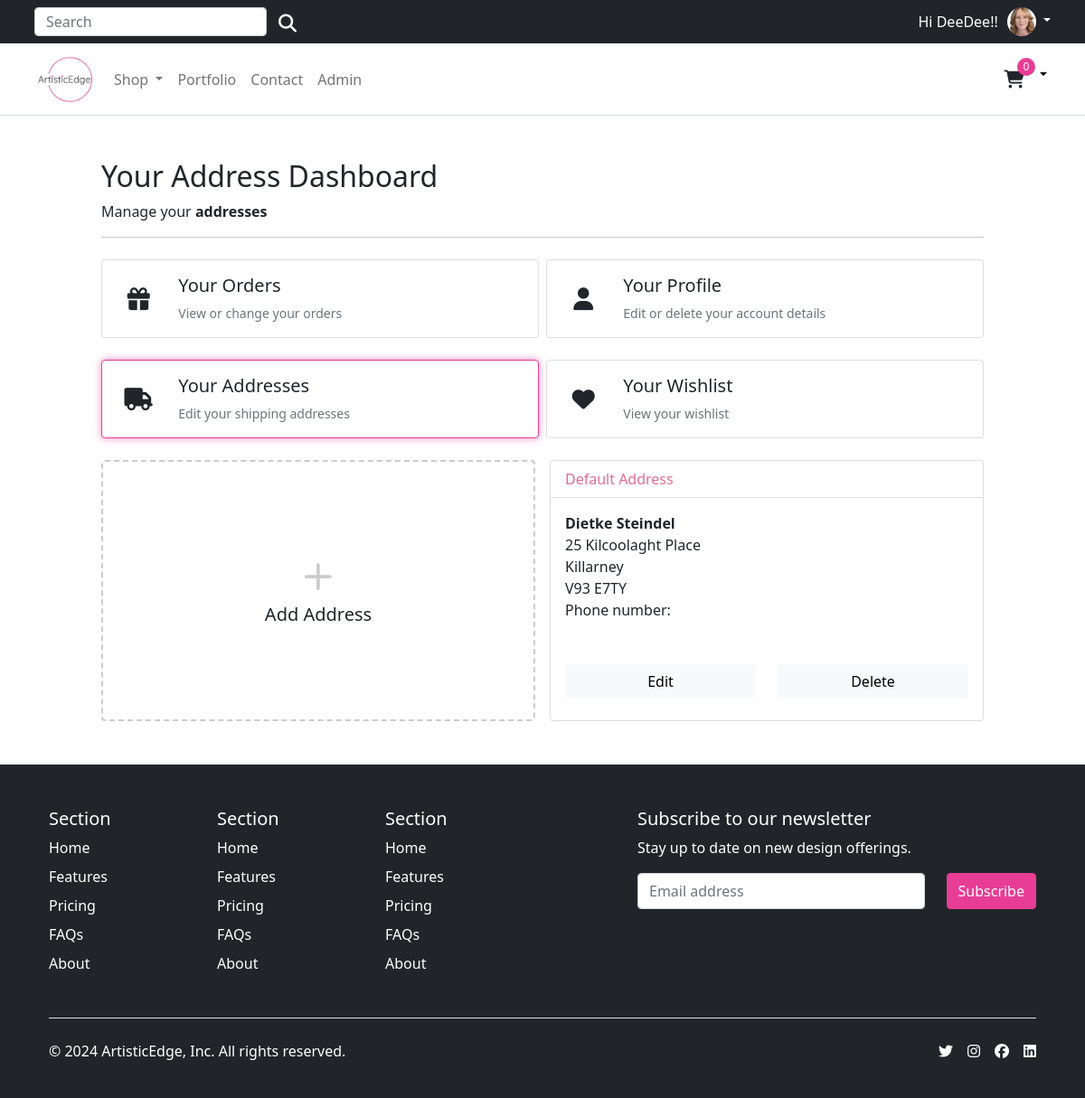
/account/addresses/ (signed in), run on the app's committed database.
### account/models.py (models this page shows, shortened)
class Customer(AbstractBaseUser, PermissionsMixin):
    email = models.EmailField(_('email address'), unique=True)
    name = models.CharField(max_length=150)
    mobile = models.CharField(max_length=20, blank=True)
    profile_image = models.ImageField(_('profile image'), upload_to='profile_images/', null=True, blank=True)
    is_active = models.BooleanField(default=False)
    is_staff = models.BooleanField(default=False)
    created = models.DateTimeField(auto_now_add=True)
    updated = models.DateTimeField(auto_now=True)
    objects = CustomAccountManager()
    USERNAME_FIELD = 'email'
    REQUIRED_FIELDS = ['name']
    class Meta:
        verbose_name = "Accounts"
        verbose_name_plural = "Accounts"

class Address(models.Model):
    id = models.UUIDField(primary_key=True, default=uuid.uuid4, editable=False)
    customer = models.ForeignKey(Customer, verbose_name=_("Customer"), on_delete=models.CASCADE)
    full_name = models.CharField(_("Full Name"), max_length=150)
    phone = models.CharField(_("Phone Number"), max_length=50)
    address_line = models.CharField(_("Address Line 1"), max_length=255)
    address_line2 = models.CharField(_("Address Line 2"), max_length=255)
    town_city = models.CharField(_("City, State"), max_length=150)
    country = models.CharField(_("Country"), max_length=200, null=True, blank=True, choices=[('', 'Select Country')] + list(CountryField().choices))
    postcode = models.CharField(_("Postcode"), max_length=50)
    created_at = models.DateTimeField(_("Created at"), auto_now_add=True)
    updated_at = models.DateTimeField(_("Updated at"), auto_now=True)
    default = models.BooleanField(_("Default"), default=False)
    class Meta:
        verbose_name = "Address"
        verbose_name_plural = "Addresses"

### account/views.py (the view)
# urls.py: path("addresses/", views.view_address, name="addresses"),
@login_required
def view_address(request):
    addresses = Address.objects.filter(customer=request.user)
    return render(request, "account/user/addresses.html", {"addresses": addresses})

### templates/account/user/addresses.html (shortened to what this page needs)
{% extends "../../base.html" %}
{% load static %}
{% block content %}
<div class="container" style="max-width: 1000px">
    <div class="col-12">
      <h1 class="h2">Your Address Dashboard</h1>
    </div>
    <div class="col-12 d-flex justify-content-between">
        <div>Manage your <b>addresses</b></div>
    </div>
    <hr />
    <div class="row row-cols-1 row-cols-sm-2 row-cols-md-2 g-2 pt-2">
      <div class="col">
        <a href="{% url "account:dashboard" %}" class="text-reset text-decoration-none" role="button" style="max-width: 540px;">
        <div id="ordersCard" class="card mb-3">
          <div class="row g-0">
            <div class="col-2 position-relative">
                <i class="fa-solid fa-gift position-absolute top-50 start-50 translate-middle" style="font-size: 25px;"></i>
            </div>
            <div class="col-10">
              <div class="card-body ps-0 ps-md-1">
                <h1 class="h5">Your Orders</h1>
                <p class="card-text small text-muted">View or change your orders</p>
              </div>
            </div>
          </div>
        </div>
        </a>
      </div>
      <div class="col">
        <a href="{% url "account:edit_details" %}" class="text-reset text-decoration-none" role="button" style="max-width: 540px;">
        <div id="profileCard" class="card mb-3">
          <div class="row g-0">
            <div class="col-2 position-relative">
                <i class="fa-solid fa-user position-absolute top-50 start-50 translate-middle" style="font-size: 25px;"></i>
            </div>
            <div class="col-10">
              <div class="card-body ps-0 ps-md-1">
                <h1 class="h5">Your Profile</h1>
                <p class="card-text small text-muted">Edit or delete your account details</p>
              </div>
            </div>
          </div>
        </div>
        </a>
      </div>
      <div class="col">
        <a href="{% url "account:addresses" %}" class="text-reset text-decoration-none" role="button" style="max-width: 540px;">
        <div id="addressesCard" class="card mb-3">
          <div class="row g-0">
            <div class="col-2 position-relative">
                <i class="fa-solid fa-truck position-absolute top-50 start-50 translate-middle" style="font-size: 25px;"></i>
            </div>
            <div class="col-10">
              <div class="card-body ps-0 ps-md-1">
                <h1 class="h5">Your Addresses</h1>
                <p class="card-text small text-muted">Edit your shipping addresses</p>
              </div>
            </div>
          </div>
        </div>
        </a>
    </div>
    <div class="col">
        <a href="{% url "account:wishlist" %}" class="text-reset text-decoration-none" role="button" style="max-width: 540px;">
        <div id="wishlistCard" class="card mb-3">
          <div class="row g-0">
            <div class="col-2 position-relative">
              <i class="fa-solid fa-heart position-absolute top-50 start-50 translate-middle" style="font-size: 25px;"></i>
            </div>
            <div class="col-10">
              <div class="card-body ps-0 ps-md-1">
                <h1 class="h5">Your Wishlist</h1>
                <p class="card-text small text-muted">View your wishlist</p>
              </div>
            </div>
          </div>
        </div>
        </a>
      </div>
</div>
<div class="container px-0 pt-2">
    <div class="row row-cols-1 row-cols-md-2 g-3">
        <div class="col">
        <a href="{% url "account:add_address" %}" class="text-reset text-decoration-none" role="button"
            style="max-width: 540px;">
            <div class="card mb-3 h-100 btn" style="border: dashed 2px #ccc;">
            <div class="row g-0 h-100">
                <div class="col-12" style="min-height:100px">
                <div class="card-body text-center position-absolute top-50 start-50 translate-middle">
                    <svg style="color:#ccc;" xmlns="http://www.w3.org/2000/svg" width="60" height="60" fill="currentColor"
                    class="bi bi-plus" viewBox="0 0 16 16">
                    <path
                        d="M8 4a.5.5 0 0 1 .5.5v3h3a.5.5 0 0 1 0 1h-3v3a.5.5 0 0 1-1 0v-3h-3a.5.5 0 0 1 0-1h3v-3A.5.5 0 0 1 8 4z" />
                    </svg>
                    <h1 class="h5">Add Address</h1>
                </div>
                </div>
            </div>
            </div>
        </a>
        </div>
        {% for address in addresses %}
        <div class="col">
        <div class="card">
            <div class="card-header bg-white text-pink">
            {% if address.default %}
              Default Address
            {% endif %}
            </div>
            <div class="card-body p-3">
              <p class="card-text m-0 fw-bold">{{address.full_name}}</p>
              <p class="card-text m-0">{{address.address_line}}</p>
              <p class="card-text m-0">{{address.town_city}}</p>
              <p class="card-text m-0">{{address.postcode}}</p>
              <p class="card-text m-0">Phone number: {{address.phone}}</p>
              <div class="pt-5 row">
                <div class="col-12 col-md-6 mb-2">
                  <a href="{% url 'account:edit_address' address.id %}" class="col-12 btn btn-light">Edit</a>
                </div>
                <div class="col-12 col-md-6 mb-2">
                  <a href="{% url 'account:delete_address' address.id %}" class="col-12 btn btn-light">Delete</a>
                </div>
              </div>
            </div>
        </div>
        </div>
        {% endfor %}
    </div>
</div>
{% endblock %}

### templates/base.html (shortened to what this page needs)
{% load static %}
<!DOCTYPE html>
<html lang="en">
<head>
  {% block corecss %}
    <link href="https://cdn.jsdelivr.net/npm/bootstrap@5.0.0-beta1/dist/css/bootstrap.min.css" rel="stylesheet">
    <link rel="stylesheet" href="https://code.jquery.com/ui/1.13.1/themes/base/jquery-ui.css">
    <link rel="stylesheet" href="{% static 'css/style.css' %}">
  {% endblock%}
</head>
<body>
    <div class="top-banner-container bg-dark">
      <div class="top-banner container bg-dark">
        <div class="d-flex align-items-left flex-grow-1">
          <form class="d-md-flex d-none search-form" method="GET" action="{% url 'store:all_products' %}">
            <input class="form-control top-search-bar" type="search" name="q" placeholder="Search" aria-label="Search">
            <button class="btn search-button" type="submit"><i class="fas fa-search text-white" aria-hidden="true"></i></button>
          </form>
        </div>
        {% if request.user.is_authenticated %}
          <span class="greeting-text">
            Hi {{ request.user.name }}!
          </span>
          <div class="dropdown text-end">
            <a href="#" class="d-block link-body-emphasis text-decoration-none dropdown-toggle" data-bs-toggle="dropdown" aria-expanded="false">
              {% if request.user.profile_image %}
                <img src="{{ request.user.profile_image.url }}" alt="{{ request.user.name }}" width="32" height="32" class="rounded-circle">
              {% else %}
                {% comment %} Default profile image if user has not uploaded one {% endcomment %}
                <img src="{% static 'images/default_profile.png' %}" alt="Default Profile Image" width="32" height="32" class="rounded-circle">
              {% endif %}
            </a>
          </div>
        {% else %}
          <a href="{% url 'account:login' %}">Sign in</a>&nbsp;<span class="text-muted"> or</span>&nbsp;<a href="{% url 'account:register' %}">Register</a>
        {% endif %}
      </div>
    </div>
    <header>
      <nav class="navbar navbar-expand-md navbar-light bg-white border-bottom">
        <div class="container">
          <div class="d-flex w-100 navbar-collapse">
            <a class="navbar-brand d-none d-md-block" href="/">
              <img src="{% static 'images/logo.png' %}" height="60">
            </a>
            <ul class="navbar-nav me-auto mb-2 mb-md-0">
              <li class="nav-item dropdown">
                <a class="nav-link dropdown-toggle d-none d-md-block fw500" href="#" id="navbarDropdown" role="button"
                  data-bs-toggle="dropdown" aria-expanded="false">
                  Shop
                </a>
              </li>
              <li class="nav-item">
                <a class="nav-link d-none d-md-block fw500" href="{% url 'store:portfolio' %}" aria-expanded="false">
                  Portfolio
                </a>
              </li>
              <li class="nav-item">
                <a class="nav-link d-none d-md-block fw500" href="{% url 'store:all_products' %}#contact-form-section" aria-expanded="false">
                  Contact
                </a>
              </li>
              {% if request.user.is_authenticated and request.user.is_staff %}
              <li class="nav-item">
                <a class="nav-link d-none d-md-block fw500" href="{% url 'admin:index' %}" target="_blank">Admin</a>
              </li>
              {% endif %}
            </ul>
            <div class="dropdown text-end d-flex align-center">
                <a type="button" role="button" href="{% url 'store_basket:basket_summary' %}" class="btn store-basket">
                  {% with total_qty=basket|length %}
                      <div id="basket-qty" class="d-inline-flex">
                          {% if total_qty > 0 %}
                              {{ total_qty }}
                          {% else %}
                              0
                          {% endif %}
                      </div>
                  {% endwith %}
                  <i class="fa-solid fa-cart-shopping" aria-hidden="true"></i>
                </a>
                <a href="#" class="d-block link-body-emphasis text-decoration-none dropdown-toggle basket-toggle" data-bs-toggle="dropdown" aria-expanded="false">
                </a>
                </div>
          </div>
        </div>
      </nav>
    </header>
  <main class="main">
    <div class="py-5">
      {% block content %}
      {% endblock %}
    </div>
  </main>
  <footer class="footer bg-dark">
    <div class="container px-4">
        <footer class="pt-5 bg-dark">
          <div class="row">
            <div class="col-6 col-md-2 mb-3">
              <h5>Section</h5>
              <ul class="nav flex-column">
                <li class="nav-item mb-2"><a href="#" class="nav-link p-0 text-body-secondary">Home</a></li>
                <li class="nav-item mb-2"><a href="#" class="nav-link p-0 text-body-secondary">Features</a></li>
                <li class="nav-item mb-2"><a href="#" class="nav-link p-0 text-body-secondary">Pricing</a></li>
                <li class="nav-item mb-2"><a href="#" class="nav-link p-0 text-body-secondary">FAQs</a></li>
                <li class="nav-item mb-2"><a href="#" class="nav-link p-0 text-body-secondary">About</a></li>
              </ul>
            </div>
            <div class="col-6 col-md-2 mb-3">
              <h5>Section</h5>
              <ul class="nav flex-column">
                <li class="nav-item mb-2"><a href="#" class="nav-link p-0 text-body-secondary">Home</a></li>
                <li class="nav-item mb-2"><a href="#" class="nav-link p-0 text-body-secondary">Features</a></li>
                <li class="nav-item mb-2"><a href="#" class="nav-link p-0 text-body-secondary">Pricing</a></li>
                <li class="nav-item mb-2"><a href="#" class="nav-link p-0 text-body-secondary">FAQs</a></li>
                <li class="nav-item mb-2"><a href="#" class="nav-link p-0 text-body-secondary">About</a></li>
              </ul>
            </div>
            <div class="col-6 col-md-2 mb-3">
              <h5>Section</h5>
              <ul class="nav flex-column">
                <li class="nav-item mb-2"><a href="#" class="nav-link p-0 text-body-secondary">Home</a></li>
                <li class="nav-item mb-2"><a href="#" class="nav-link p-0 text-body-secondary">Features</a></li>
                <li class="nav-item mb-2"><a href="#" class="nav-link p-0 text-body-secondary">Pricing</a></li>
                <li class="nav-item mb-2"><a href="#" class="nav-link p-0 text-body-secondary">FAQs</a></li>
                <li class="nav-item mb-2"><a href="#" class="nav-link p-0 text-body-secondary">About</a></li>
              </ul>
            </div>
            <div class="col-md-5 offset-md-1 mb-3">
              <form action="https://gmail.us18.list-manage.com/subscribe/post?u=3b79d343ff245a0fae0275448&amp;id=bf5cc9409a&amp;f_id=0070c6e0f0" method="post" id="mc-embedded-subscribe-form">
                <h5>Subscribe to our newsletter</h5>
                <p>Stay up to date on new design offerings.</p>
                <div class="d-flex flex-column flex-sm-row w-100 gap-2">
                  <input id="mce-EMAIL" type="email" name="EMAIL" style="height: 2.5rem;"class="form-control required email" placeholder="Email address" required="" value="">
                  <div class="optionalParent">
                    <div class="clear foot">
                      <input class="button btn btn-primary" type="submit"  name="subscribe" id="mc-embedded-subscribe" value="Subscribe" style="height: 2.5rem">
                    </div>
                  </div>
                </div>
              </form>
            </div>
          </div>
          <div class="d-flex flex-column flex-sm-row justify-content-between pt-4 my-4 border-top">
            <p>© 2024 ArtisticEdge, Inc. All rights reserved.</p>
            <ul class="list-unstyled d-flex">
              <li class="ms-3"><a class="link-body-emphasis" href="#"><i class="fa-brands fa-twitter"></i></a></li>
              <li class="ms-3"><a class="link-body-emphasis" href="#"><i class="fa-brands fa-instagram"></i></a></li>
              <li class="ms-3"><a class="link-body-emphasis" href="#"><i class="fa-brands fa-facebook"></i></a></li>
              <li class="ms-3"><a class="link-body-emphasis" href="#"><i class="fa-brands fa-linkedin"></i></a></li>
            </ul>
          </div>
        </footer>
      </div>
  </footer>
</body>
</html>

### data on the page
Customer: user.name "DeeDee!", user.profile_image (picture)
Address: default "Default Address", full_name "Dietke Steindel", address_line "25 Kilcoolaght Place", town_city "Killarney", postcode "V93 E7TY"
